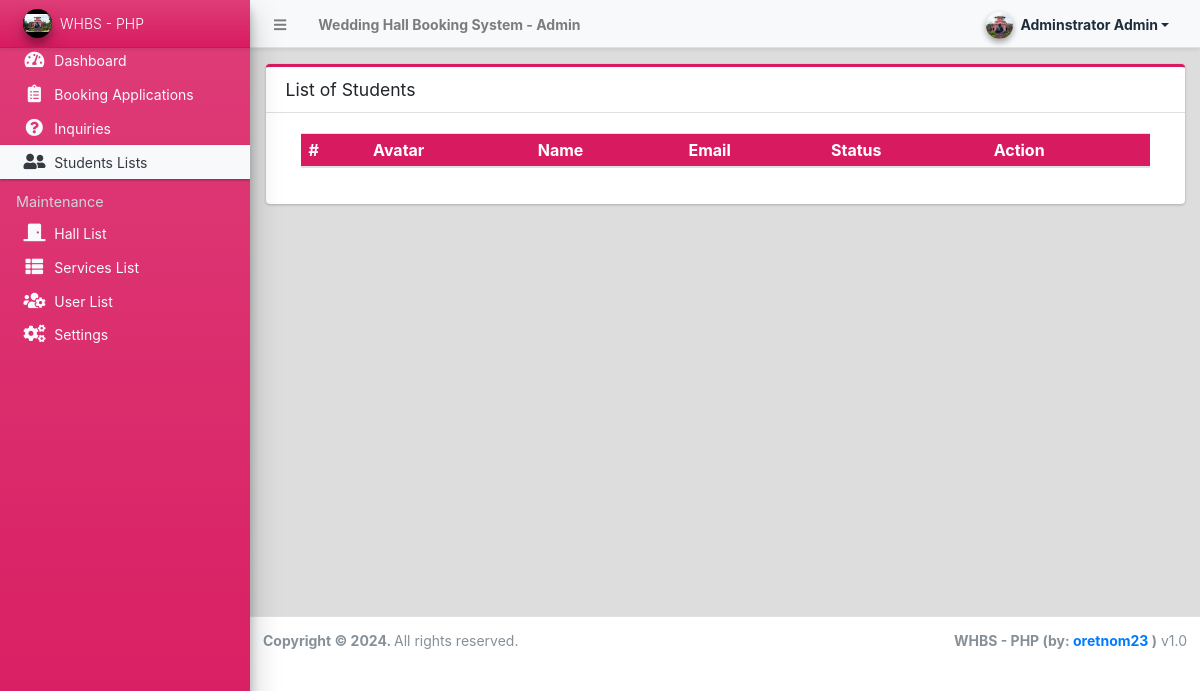
/admin/?page=clients (signed in), run on an earlier commit of the app's database.
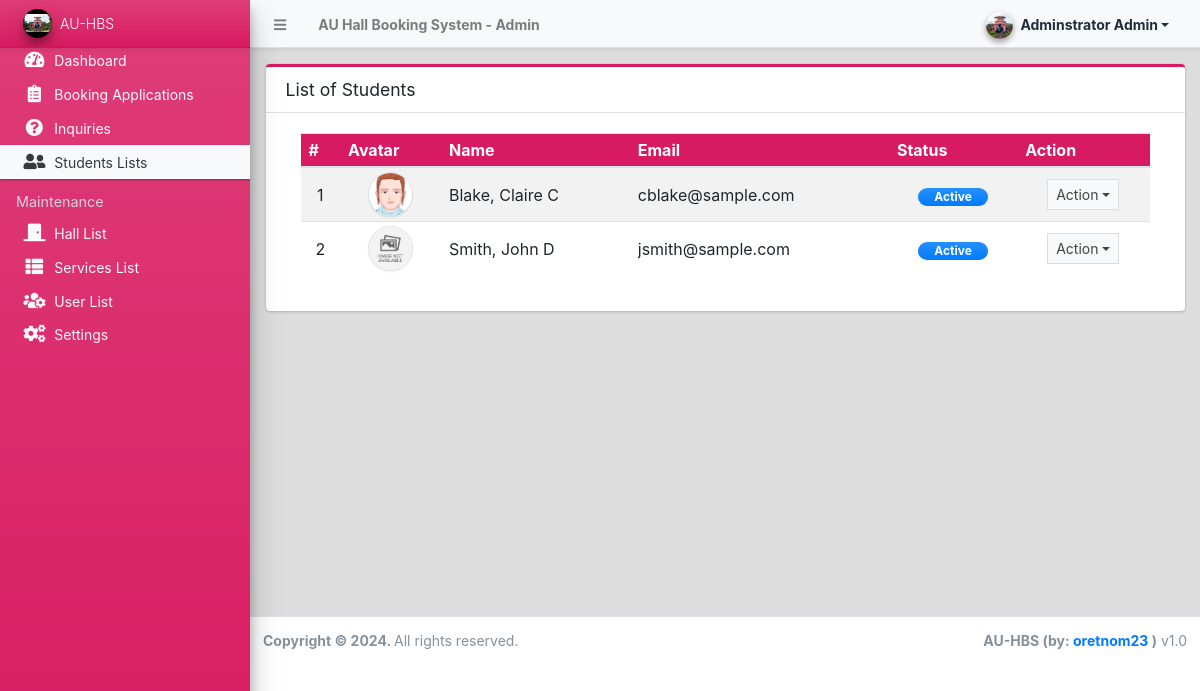
And on a later commit of the database.
### tables this page shows
CREATE TABLE `student_list` (
  `id` int(30) NOT NULL,
  `firstname` text NOT NULL,
  `middlename` text DEFAULT NULL,
  `lastname` text NOT NULL,
  `gender` varchar(100) NOT NULL,
  `contact` text NOT NULL,
  `address` text NOT NULL,
  `email` text NOT NULL,
  `password` text NOT NULL,
  `status` tinyint(1) NOT NULL DEFAULT 1,
  `avatar` text NOT NULL,
  `delete_flag` tinyint(1) NOT NULL DEFAULT 0,
  `date_created` datetime NOT NULL DEFAULT current_timestamp(),
  `date_updated` datetime DEFAULT NULL ON UPDATE current_timestamp()
);

### config.php (called while the page is built, shortened)
<?php
require_once('classes/DBConnection.php');
require_once('classes/SystemSettings.php');
function validate_image($file){
	if(!empty($file)){
        $ex = explode('?',$file);
        $file = $ex[0];
        $param =  isset($ex[1]) ? '?'.$ex[1]  : '';
		if(is_file(base_app.$file)){
			return base_url.$file.$param;
		}else{
			return base_url.'dist/img/ceg4.jpg';
		}
	}else{
		return base_url.'dist/img/no-image-available.png';
	}
}
function isMobileDevice(){
    $aMobileUA = array(
        '/iphone/i' => 'iPhone',
        '/ipod/i' => 'iPod',
        '/ipad/i' => 'iPad',
        '/android/i' => 'Android',
        '/blackberry/i' => 'BlackBerry',
        '/webos/i' => 'Mobile'
    );
    return false;
}
?>

### classes/DBConnection.php (called while the page is built, shortened)
<?php
class DBConnection{
    private $host = DB_SERVER;
    private $username = DB_USERNAME;
    private $password = DB_PASSWORD;
    private $database = DB_NAME;
    public $conn;
    public function __construct(){
        if (!isset($this->conn)) {
            $this->conn = new mysqli($this->host, $this->username, $this->password, $this->database);
        }
    }
}
?>

### classes/SystemSettings.php (called while the page is built, shortened)
<?php
class SystemSettings extends DBConnection{
	function info($field=''){
		if(!empty($field)){
			if(isset($_SESSION['system_info'][$field]))
				return $_SESSION['system_info'][$field];
			else
				return false;
		}else{
			return false;
		}
	}
}
$_settings = new SystemSettings();
?>

### admin/clients/index.php (the view, shortened to what the changed rows need)
<div class="card card-outline card-maroon">
	<div class="card-body">
		<div class="container-fluid">
        <div class="container-fluid">
			<table class="table table-hover table-striped">
				<thead>
					<tr class="bg-maroon">
						<th>#</th>
						<th>Avatar</th>
						<th>Name</th>
						<th>Email</th>
						<th>Status</th>
						<th>Action</th>
					</tr>
				</thead>
				<tbody>
					<?php
						$i = 1;
						$qry = $conn->query("SELECT *,concat(lastname,', ',firstname, ' ', middlename) as `name` from `student_list` order by concat(lastname,', ',firstname, ' ', middlename) asc ");
						while($row = $qry->fetch_assoc()):
					?>
						<tr>
							<td class="text-center"><?php echo $i++; ?></td>
							<td class="text-center"><img src="<?php echo validate_image($row['avatar']) ?>" class="img-avatar img-thumbnail p-0 border-2" alt="client_avatar"></td>
							<td><?php echo ucwords($row['name']) ?></td>
							<td ><p class="m-0 truncate-1"><?php echo $row['email'] ?></p></td>
							<td class="text-center">
								<?php
									switch ($row['status']){
										case 1:
											echo '<span class="rounded-pill badge badge-primary bg-gradient-primary px-3">Active</span>';
											break;
									}
								?>
							</td>
							<td align="center">
								 <button type="button" class="btn btn-flat btn-default btn-sm dropdown-toggle dropdown-icon" data-toggle="dropdown">
				                  		Action
				                  </button>
							</td>
						</tr>
					<?php endwhile; ?>
				</tbody>
			</table>
		</div>
		</div>
	</div>
</div>

### admin/inc/topBarNav.php (shortened to what the changed rows need)
<nav class="main-header navbar navbar-expand navbar-light text-sm shadow-sm">
  <ul class="navbar-nav">
    <li class="nav-item d-none d-sm-inline-block">
      <a href="<?php echo base_url ?>" class="nav-link"><b><?php echo (!isMobileDevice()) ? $_settings->info('name'):$_settings->info('short_name'); ?> - Admin</b></a>
    </li>
  </ul>
</nav>

### admin/inc/navigation.php (shortened to what the changed rows need)
<aside class="main-sidebar sidebar-dark-light elevation-4 sidebar-no-expand bg-gradient-maroon">
  <a href="<?php echo base_url ?>admin" class="brand-link bg-transparent text-sm shadow-sm bg-gradient-maroon">
  <img src="<?php echo validate_image($_settings->info('logo'))?>" alt="Store Logo" class="brand-image img-circle elevation-3 bg-black" style="width: 1.8rem;height: 1.8rem;max-height: unset;object-fit:scale-down;object-position:center center">
  <span class="brand-text font-weight-light"><?php echo $_settings->info('short_name') ?></span>
  </a>
</aside>

### admin/inc/footer.php (shortened to what the changed rows need)
<footer class="main-footer text-sm">
        <div class="float-right d-none d-sm-inline-block">
          <b><?php echo $_settings->info('short_name') ?> (by: <a href="mailto:oretnom23@gmail.com" target="blank">oretnom23</a> )</b> v1.0
        </div>
      </footer>
    </div>

What changed in the data, as far as the page shows it:
added student_list: avatar (picture), name "Blake, Claire C", email "cblake@sample.com", status "Active"
added student_list: shows a picture, name "Smith, John D", email "jsmith@sample.com", status "Active"
Also different on the page:
$_settings->info('name'): "Wedding Hall Booking System" → "AU Hall Booking System"
$_settings->info('short_name'): "WHBS - PHP" → "AU-HBS"
